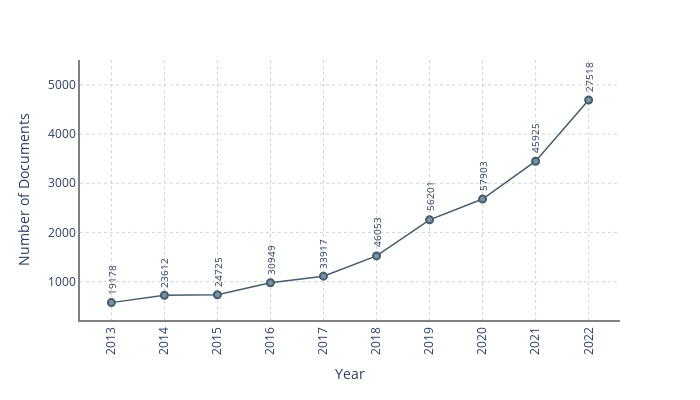

Notebook source saved alongside this figure:
### Code cell
from techminer2.performance.overview import trend_metrics

metrics = trend_metrics(
    #
    # TABLE PARAMS:
    selected_columns=[
        "OCC",
        "global_citations",
        "mean_global_citations",
        "mean_global_citations_per_year",
    ],
    #
    # CHART PARAMS:
    metric_to_plot="OCC",
    auxiliary_metric_to_plot="global_citations",
    title=None,
    year_label=None,
    metric_label="Number of Documents",
    textfont_size=10,
    marker_size=7,
    line_width=1.5,
    yshift=6,
    #
    # DATABASE PARAMS:
    root_dir="./",
    database="main",
    year_filter=(None, None),
    cited_by_filter=(None, None),
)

metrics.fig_.update_layout(width=700, height=400).show()

### Figure 1 — Plotly figure (JSON) as saved in the notebook; plotly's stock layout.template omitted (floating-point values rounded to 4 significant figures)
{"data": [{"customdata": [[19178, 33.47, 3.35], [23612, 32.66, 3.63], [24725, 33.69, 4.21], [30949, 31.68, 4.53], [33917, 30.53, 5.09], [46053, 30.24, 6.05], [56201, 24.91, 6.23], [57903, 21.62, 7.21], [45925, 13.32, 6.66], [27518, 5.865, 5.86]], "hovertemplate": "year=%{x}<br>OCC=%{y}<br>Global Citations=%{customdata[0]}<br>Mean Global Citations=%{customdata[1]}<br>Mean Global Citations Per Year=%{customdata[2]}<extra></extra>", "legendgroup": "", "line": {"color": "#465c6b", "dash": "solid", "width": 1.5}, "marker": {"color": "#7793a5", "line": {"color": "#465c6b", "width": 2}, "size": 7, "symbol": "circle"}, "mode": "lines+markers", "name": "", "orientation": "v", "showlegend": false, "type": "scatter", "x": [2013, 2014, 2015, 2016, 2017, 2018, 2019, 2020, 2021, 2022], "xaxis": "x", "y": [573, 723, 734, 977, 1111, 1523, 2256, 2678, 3448, 4692], "yaxis": "y"}], "layout": {"annotations": [{"font": {"size": 10}, "showarrow": false, "text": "19178", "textangle": -90, "x": 2013, "y": 573, "yanchor": "bottom", "yshift": 6}, {"font": {"size": 10}, "showarrow": false, "text": "23612", "textangle": -90, "x": 2014, "y": 723, "yanchor": "bottom", "yshift": 6}, {"font": {"size": 10}, "showarrow": false, "text": "24725", "textangle": -90, "x": 2015, "y": 734, "yanchor": "bottom", "yshift": 6}, {"font": {"size": 10}, "showarrow": false, "text": "30949", "textangle": -90, "x": 2016, "y": 977, "yanchor": "bottom", "yshift": 6}, {"font": {"size": 10}, "showarrow": false, "text": "33917", "textangle": -90, "x": 2017, "y": 1111, "yanchor": "bottom", "yshift": 6}, {"font": {"size": 10}, "showarrow": false, "text": "46053", "textangle": -90, "x": 2018, "y": 1523, "yanchor": "bottom", "yshift": 6}, {"font": {"size": 10}, "showarrow": false, "text": "56201", "textangle": -90, "x": 2019, "y": 2256, "yanchor": "bottom", "yshift": 6}, {"font": {"size": 10}, "showarrow": false, "text": "57903", "textangle": -90, "x": 2020, "y": 2678, "yanchor": "bottom", "yshift": 6}, {"font": {"size": 10}, "showarrow": false, "text": "45925", "textangle": -90, "x": 2021, "y": 3448, "yanchor": "bottom", "yshift": 6}, {"font": {"size": 10}, "showarrow": false, "text": "27518", "textangle": -90, "x": 2022, "y": 4692, "yanchor": "bottom", "yshift": 6}], "height": 400, "legend": {"tracegroupgap": 0}, "margin": {"t": 60}, "paper_bgcolor": "white", "plot_bgcolor": "white", "width": 700, "xaxis": {"anchor": "y", "autorange": true, "domain": [0, 1], "gridcolor": "lightgray", "griddash": "dot", "linecolor": "gray", "linewidth": 2, "range": [2012.0, 2023.0], "tickangle": -90, "tickmode": "array", "tickvals": [2013, 2014, 2015, 2016, 2017, 2018, 2019, 2020, 2021, 2022], "title": {"text": "Year"}, "type": "linear"}, "yaxis": {"anchor": "x", "autorange": true, "domain": [0, 1], "gridcolor": "lightgray", "griddash": "dot", "linecolor": "gray", "linewidth": 2, "range": [216.3, 5554.0], "title": {"text": "Number of Documents"}, "type": "linear"}}}
